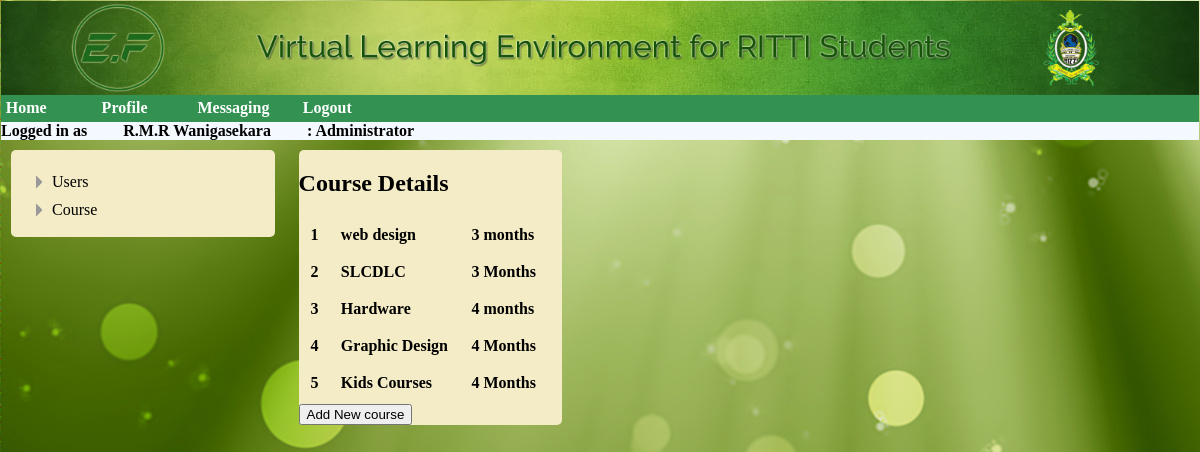
/Administrator/courselist.php (signed in), run on the app's committed database.
### tables this page shows
CREATE TABLE IF NOT EXISTS `course` (
  `course_Id` int(11) NOT NULL,
  `Course_name` text NOT NULL,
  `duration` varchar(200) NOT NULL,
  PRIMARY KEY (`course_Id`)
);

### Administrator/courselist.php (the view, shortened to what this page needs)
<?php
        if (time() - $_SESSION['start'] > 10000) {
            session_destroy();
            echo "Your session has expired! <a href='../login.php'>Login here</a>";
        }
        else{
include("user_home.php");
    include('header.php');?>
    <div class="box2"   ><?php
    include('index.php');
    ?>
    </div>
    <div class="box2"     >
        <h2>Course Details</h2>
        <?php
        include "../db.php";
        $stulistaql="SELECT course_id,Course_name,duration FROM course ";
        $stulist=mysqli_query($conn,$stulistaql);
        ?>
        <table id="table">
        <?php
        while($rowdata=mysqli_fetch_assoc($stulist)){
            $course_id=$rowdata["course_id"];
            $Course_name=$rowdata["Course_name"];
            $duration=$rowdata["duration"];
            ?><tr>
                <th class="td" ><?php print($course_id);?></th>
                <th class="td" ><?php print($Course_name);?></th>
                <th class="td" ><?php print($duration);?></th>
            </tr>
            <?php
        }
        ?>
        </table>
    <div class="sub3">  <input type="button" value="Add New course" onclick="location='addcourse.php'" style="cursor:pointer;" /> </div>
    </div>
</body>
</html>
<?php
}
?>

### Administrator/user_home.php (shortened to what this page needs)
<!DOCTYPE html PUBLIC "-//W3C//DTD XHTML 1.0 Transitional//EN" "http://www.w3.org/TR/xhtml1/DTD/xhtml1-transitional.dtd">
<html xmlns="http://www.w3.org/1999/xhtml">
<head>
</head>
<body>
<div id=usermenu>
<img src="image/banner.jpg" alt="MAIN BANNER" style="width:100%;height:100%;">
<ul>
<li><a href="admin.php" target="_parent">Home</a>
</li>
<li><a href="profile.php" target="_parent" >Profile</a></li>
<li><a href="sent_messages.php" target="_parent" style="float: left; ">Messaging<a></li>
   <li><a href="../logout.php" target="_parent">Logout</a></li>
</ul>
</div>
<?php
 $name=$_SESSION['name'];
?>
<li style="background-color:#f3f9fe;width:100%;  font-weight: bold;list-style: none; ">Logged in as &nbsp&nbsp&nbsp&nbsp&nbsp&nbsp&nbsp   <?php echo $name; ?> &nbsp&nbsp&nbsp&nbsp&nbsp&nbsp&nbsp : Administrator</li>
</body>
</html>

### Administrator/header.php (shortened to what this page needs)
 <!DOCTYPE html>
<html>
	<head>
		<link rel="stylesheet" type="text/css" href="css/style.css">
		<link rel="stylesheet" type="text/css" href="header.css">
		<link rel="stylesheet" type="text/css" href="newstulist.css">
		<link rel="stylesheet" type="text/css" href="newadd_stu.css">
	</head>

### Administrator/index.php (shortened to what this page needs)
<div id="listContainer">
    <ul id="expList" >
        <li id="li_1">
            Users
        </li>
        <li id="li_2">
            Course
        </li>
    </ul>
</div>

### Administrator/css/style.css (style rules this page uses)
#listContainer { margin-top:15px; }
#expList ul, li { list-style: none; margin:0px; padding-left:0px; cursor: pointer; }
#expList li { line-height:140%; text-indent:0px; padding-top:5px; background-position: 0.005px 8px; padding-left: 21px; background-repeat: no-repeat; }
#expList .collapsed { background-image: url(../image/collapsed1.png); }
#expList { clear: both; padding-left: 20px; }

### Administrator/header.css (style rules this page uses)
a { text-decoration: none; }
.box2 { display:inline-block; vertical-align: top; border-radius:5px; background-color:rgb(243,236,199); margin:10px; width:22%; }
body { margin:1px; background-image:url('backimg.jpg'); }

### Administrator/newstulist.css (style rules this page uses)
#table { width:95%; }
.td { text-align:left; padding: 7px 10px 10px 10px; }

### Administrator/newadd_stu.css (style rules this page uses)
.sub3 { width:50%; }

### Administrator/user_home.php (style rules this page uses)
#usermenu ul { list-style-type: none; margin: 0; padding: 0; overflow: hidden; background-color: #339252!important; }
#usermenu ul li { float: left; width:8%; }
#usermenu li a { display: inline-block; background-color:#339252!important; text-align: center; padding: 5% 5%; color:white; text-decoration: none; font-weight: bold; }

### data on the page
course: course_Id "1", Course_name "web design", duration "3 months"
course: course_Id "2", Course_name "SLCDLC", duration "3 Months"
course: course_Id "3", Course_name "Hardware", duration "4 months"
course: course_Id "4", Course_name "Graphic Design", duration "4 Months"
course: course_Id "5", Course_name "Kids Courses", duration "4 Months"

### other printed values
$name "R.M.R Wanigasekara"
